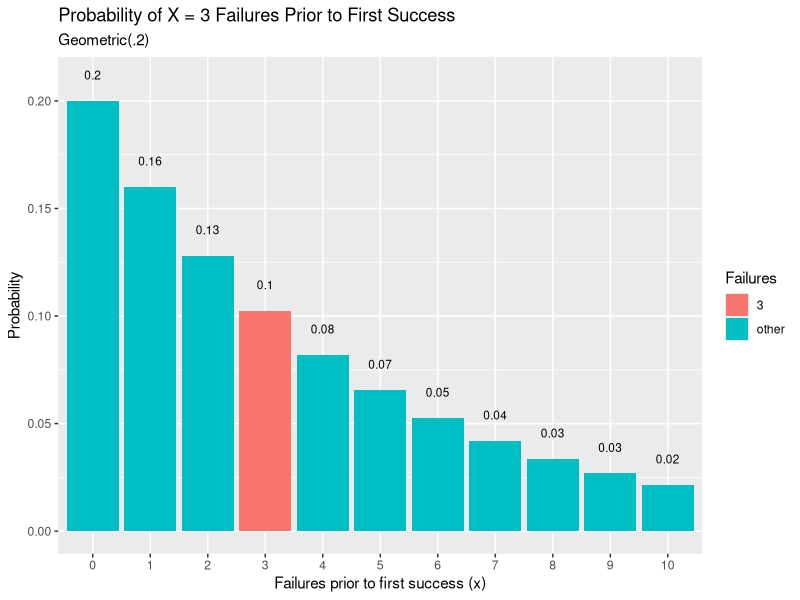

Here is the R script that generated this plot:
#referensi
#https://rpubs.com/mpfoley73/458721
#a
p = 0.20
n = 3
dgeom(x = n, prob = p)

#b
mean(rgeom(n = 10000, prob = p) == 3)

#c
#pada soal 1.a itu merupakan nilai exact nya, yaitu 0.1024
#sedangkan 1.b merupakan nilai dari simulasi ketika diambil dengan 10000 data random pada kasus yang serupa
#dan ternyata hasil nya mendekati nilai exact nya

#d
library(dplyr)
library(ggplot2)

data.frame(x = 0:10, prob = dgeom(x = 0:10, prob = p)) %>%
  mutate(Failures = ifelse(x == n, n, "other")) %>%
  ggplot(aes(x = factor(x), y = prob, fill = Failures)) +
  geom_col() +
  geom_text(
    aes(label = round(prob,2), y = prob + 0.01),
    position = position_dodge(0.9),
    size = 3,
    vjust = 0
  ) +
  labs(title = "Probability of X = 3 Failures Prior to First Success",
       subtitle = "Geometric(.2)",
       x = "Failures prior to first success (x)",
       y = "Probability")


#e
#mean
mean = 1 / p
mean

#variance
var = (1 - p) / p^2
var

